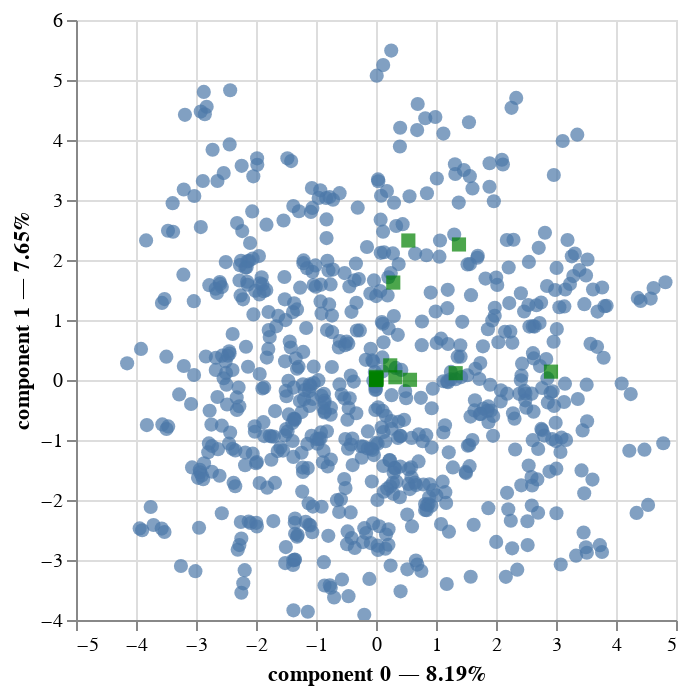

Here is the notebook cell this chart was saved with:
### Code cell
## plot the first two compnent of the FAMD result
famd.plot(
    X_train_imputed,
    x_component=0,
    y_component=1
)

### Figure 1 — Vega-Lite specification as saved in the notebook (floating-point values rounded to 4 significant figures; data arrays with more than 128 entries replaced by an {"elided": "..."} marker saying what was removed)
{"config": {"view": {"continuousWidth": 300, "continuousHeight": 300}}, "layer": [{"data": {"name": "data-48f44e24f76218b3248f75279d9215ea"}, "mark": {"type": "circle", "size": 50}, "encoding": {"tooltip": [{"field": "index", "type": "quantitative"}, {"field": "component 0", "type": "quantitative"}, {"field": "component 1", "type": "quantitative"}], "x": {"axis": {"title": "component 0 — 8.19%"}, "field": "component 0", "scale": {"zero": false}, "type": "quantitative"}, "y": {"axis": {"title": "component 1 — 7.65%"}, "field": "component 1", "scale": {"zero": false}, "type": "quantitative"}}, "name": "view_1"}, {"data": {"name": "data-c6c1fbc2e8cc0f87ec1ec9bda33e2c16"}, "mark": {"type": "square", "color": "green", "size": 50}, "encoding": {"tooltip": [{"field": "variable", "type": "nominal"}], "x": {"field": "component 0", "scale": {"zero": false}, "type": "quantitative"}, "y": {"field": "component 1", "scale": {"zero": false}, "type": "quantitative"}}}], "params": [{"name": "param_1", "select": {"type": "interval", "encodings": ["x", "y"]}, "bind": "scales", "views": ["view_1"]}], "$schema": "https://vega.github.io/schema/vega-lite/v5.8.0.json", "datasets": {"data-48f44e24f76218b3248f75279d9215ea": {"elided": "700 records"}, "data-c6c1fbc2e8cc0f87ec1ec9bda33e2c16": [{"variable": "age", "component 0": 0.003305, "component 1": 0.01301, "component 2": 0.004658, "component 3": 5.434e-06, "component 4": 0.06527, "component 5": 0.02818, "component 6": 0.008899, "component 7": 9.818e-05, "component 8": 0.05248, "component 9": 0.009411, "component 10": 0.012, "component 11": 0.003701, "component 12": 0.08361, "component 13": 0.3079, "component 14": 0.7604, "label": "age"}, {"variable": "sleep_quality_index", "component 0": 0.002768, "component 1": 0.008557, "component 2": 0.004804, "component 3": 0.001459, "component 4": 0.002478, "component 5": 0.03122, "component 6": 0.0006542, "component 7": 1.479e-05, "component 8": 0.0004823, "component 9": 0.009948, "component 10": 8.077e-07, "component 11": 0.01313, "component 12": 0.001132, "component 13": 1.724, "component 14": 0.03697, "label": "sleep_quality_index"}, {"variable": "brain_fog_level", "component 0": 0.005875, "component 1": 0.02558, "component 2": 0.006606, "component 3": 0.002047, "component 4": 0.004885, "component 5": 0.004134, "component 6": 0.003751, "component 7": 0.004963, "component 8": 0.001611, "component 9": 0.02719, "component 10": 0.0001956, "component 11": 0.007175, "component 12": 0.008323, "component 13": 0.03827, "component 14": 1.893, "label": "brain_fog_level"}, {"variable": "physical_pain_score", "component 0": 0.001859, "component 1": 0.05171, "component 2": 0.0004637, "component 3": 0.003746, "component 4": 0.01055, "component 5": 0.0004843, "component 6": 0.01731, "component 7": 0.0542, "component 8": 0.02218, "component 9": 0.007256, "component 10": 0.001039, "component 11": 0.002846, "component 12": 0.02806, "component 13": 0.8209, "component 14": 0.008495, "label": "physical_pain_score"}, {"variable": "stress_level", "component 0": 9.785e-05, "component 1": 3.77e-05, "component 2": 0.005941, "component 3": 0.05626, "component 4": 0.0138, "component 5": 0.02257, "component 6": 0.001392, "component 7": 0.02647, "component 8": 0.05938, "component 9": 0.009845, "component 10": 0.01123, "component 11": 0.001083, "component 12": 0.001106, "component 13": 0.3028, "component 14": 0.3976, "label": "stress_level"}, {"variable": "depression_phq9_score", "component 0": 0.5662, "component 1": 0.003169, "component 2": 0.04312, "component 3": 0.2746, "component 4": 1.908e-05, "component 5": 0.0398, "component 6": 0.001395, "component 7": 0.04033, "component 8": 0.007527, "component 9": 0.0001482, "component 10": 0.05027, "component 11": 0.0104, "component 12": 0.004041, "component 13": 0.000626, "component 14": 0.003258, "label": "depression_phq9_score"}, {"variable": "fatigue_severity_scale_score", "component 0": 1.328, "component 1": 0.1135, "component 2": 0.2782, "component 3": 0.2299, "component 4": 0.008399, "component 5": 0.02501, "component 6": 0.005606, "component 7": 0.1454, "component 8": 0.008722, "component 9": 0.004743, "component 10": 0.1269, "component 11": 0.02817, "component 12": 0.05579, "component 13": 0.0004672, "component 14": 0.02511, "label": "fatigue_severity_scale_score"}, {"variable": "pem_duration_hours", "component 0": 0.0004889, "component 1": 0.03224, "component 2": 0.007844, "component 3": 0.002593, "component 4": 0.003643, "component 5": 0.1223, "component 6": 0.0007715, "component 7": 0.004711, "component 8": 0.00261, "component 9": 0.2105, "component 10": 0.01132, "component 11": 0.008556, "component 12": 0.0212, "component 13": 0.1905, "component 14": 0.2083, "label": "pem_duration_hours"}, {"variable": "hours_of_sleep_per_night", "component 0": 0.005004, "component 1": 5.807e-05, "component 2": 0.000574, "component 3": 7.888e-05, "component 4": 0.00286, "component 5": 0.000873, "component 6": 0.000123, "component 7": 0.02445, "component 8": 0.001018, "component 9": 0.006599, "component 10": 0.04882, "component 11": 0.09564, "component 12": 0.007822, "component 13": 0.00281, "component 14": 0.121, "label": "hours_of_sleep_per_night"}, {"variable": "exercise_frequency", "component 0": 0.539, "component 1": 2.325, "component 2": 1.145, "component 3": 1.945, "component 4": 2.115, "component 5": 2.828, "component 6": 1.199, "component 7": 0.5129, "component 8": 0.8555, "component 9": 2.007, "component 10": 0.8707, "component 11": 1.583, "component 12": 0.9834, "component 13": 0.005029, "component 14": 0.005811, "label": "exercise_frequency"}, {"variable": "gender", "component 0": 0.3231, "component 1": 0.046, "component 2": 1.313, "component 3": 0.2185, "component 4": 0.3674, "component 5": 0.1999, "component 6": 0.67, "component 7": 0.02019, "component 8": 0.3951, "component 9": 0.003441, "component 10": 0.3544, "component 11": 0.4233, "component 12": 0.4527, "component 13": 7.174e-05, "component 14": 0.0002064, "label": "gender"}, {"variable": "meditation_or_mindfulness", "component 0": 0.2371, "component 1": 0.2441, "component 2": 0.2746, "component 3": 0.9097, "component 4": 0.2864, "component 5": 0.1948, "component 6": 0.5435, "component 7": 0.1416, "component 8": 0.3014, "component 9": 1.174, "component 10": 0.2943, "component 11": 0.03813, "component 12": 0.08392, "component 13": 0.003645, "component 14": 0.001642, "label": "meditation_or_mindfulness"}, {"variable": "pem_present", "component 0": 2.917, "component 1": 0.1394, "component 2": 0.3908, "component 3": 0.4903, "component 4": 0.03246, "component 5": 0.08639, "component 6": 0.01718, "component 7": 0.1375, "component 8": 0.001011, "component 9": 0.1018, "component 10": 0.1937, "component 11": 0.0171, "component 12": 0.1004, "component 13": 0.001982, "component 14": 0.0002847, "label": "pem_present"}, {"variable": "social_activity_level", "component 0": 1.383, "component 1": 2.259, "component 2": 1.88, "component 3": 1.175, "component 4": 1.045, "component 5": 0.8993, "component 6": 0.6751, "component 7": 3.031, "component 8": 1.878, "component 9": 0.8102, "component 10": 1.364, "component 11": 1.589, "component 12": 1.057, "component 13": 0.003201, "component 14": 0.002616, "label": "social_activity_level"}, {"variable": "work_status", "component 0": 0.288, "component 1": 1.624, "component 2": 0.4842, "component 3": 0.2985, "component 4": 1.009, "component 5": 0.3867, "component 6": 1.921, "component 7": 0.4245, "component 8": 1.211, "component 9": 0.03674, "component 10": 0.9408, "component 11": 0.1834, "component 12": 0.8445, "component 13": 0.001652, "component 14": 0.0007733, "label": "work_status"}]}}
